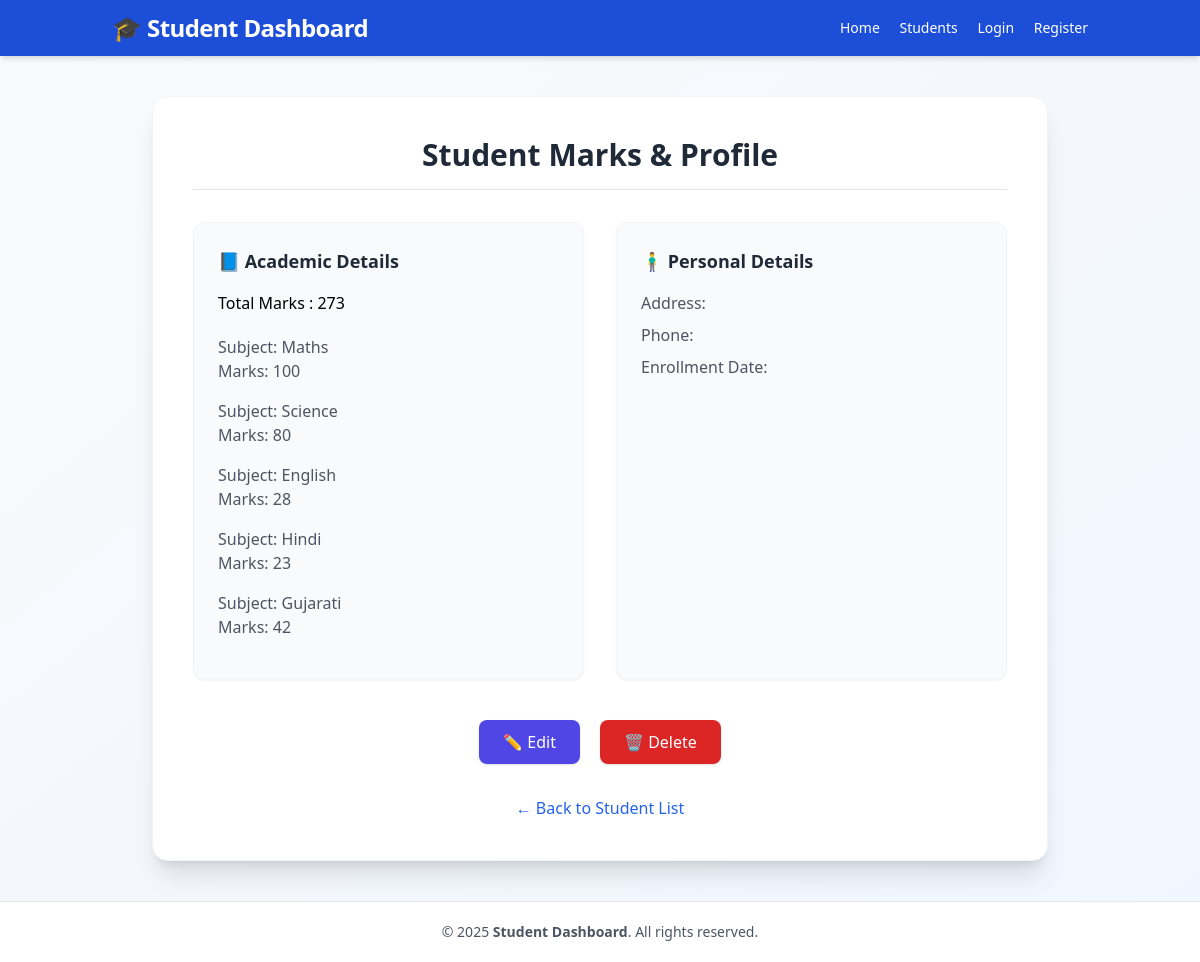
The app's page /student-details/STU-06/ with its own data.
### vege/models.py (models this page shows, shortened)
class SubjectMarks(models.Model):
    student = models.ForeignKey(Students, on_delete=models.CASCADE, related_name='studentmarks')
    subject = models.ForeignKey(Subject, on_delete=models.CASCADE,)
    marks = models.IntegerField()
    class Meta:
        unique_together = ('student', 'subject')

class Subject(models.Model):
    subject_name = models.CharField(max_length=100)

### vege/views.py (the view)
# urls.py: path('student-details/<str:student_id>/', get_student_details, name='student_details'),
def get_student_details(request, student_id):
    student_marks = SubjectMarks.objects.filter(student__student_id__student_id = student_id)
    total_marks = student_marks.aggregate(total_marks=Sum('marks'))
    return render(request, 'student-details.html', {'student_marks': student_marks , 'total_marks': total_marks})

### vege/templates/student-details.html (shortened to what this page needs)
<!DOCTYPE html>
<html lang="en">
<head>
    <script src="https://cdn.tailwindcss.com"></script>
</head>
<body class="bg-gradient-to-br from-gray-50 to-blue-50 font-sans flex flex-col min-h-screen">
    <nav class="bg-blue-700 text-white shadow-md sticky top-0 z-50">
        <div class="container mx-auto px-6 py-3 flex justify-between items-center">
            <h1 class="text-2xl font-semibold tracking-tight">🎓 Student Dashboard</h1>
            <div class="space-x-4 text-sm font-medium">
                <a href="{% url 'home' %}" class="hover:text-blue-200 transition">Home</a>
                <a href="{% url 'students' %}" class="hover:text-blue-200 transition">Students</a>
                {% if user.is_authenticated %}
                    <a href="{% url 'profile' %}" class="hover:text-blue-200 transition">Profile</a>
                    <a href="{% url 'logout' %}" class="hover:text-blue-200 transition">Logout</a>
                {% else %}
                    <a href="{% url 'login' %}" class="hover:text-blue-200 transition">Login</a>
                    <a href="{% url 'register' %}" class="hover:text-blue-200 transition">Register</a>
                {% endif %}
            </div>
        </div>
    </nav>
    <main class="flex-grow container mx-auto px-6 py-10">
        <div class="bg-white rounded-2xl shadow-xl p-10 max-w-4xl mx-auto border border-gray-100">
            <h2 class="text-3xl font-bold text-gray-800 mb-8 text-center border-b pb-4">
                Student Marks & Profile
            </h2>
            <div class="grid grid-cols-1 md:grid-cols-2 gap-8">
                <div class="bg-gray-50 rounded-xl p-6 border border-gray-100 shadow-sm">
                    <h3 class="text-lg font-semibold text-gray-800 mb-4 flex items-center gap-2">
                        📘 Academic Details
                    </h3>
                <h4 class="mb-5">Total Marks : {{ total_marks.total_marks }}</h4>
                    {% for smarks in student_marks %}
                        <div class="mb-4">
                            <p class="text-gray-600"><span class="font-medium">Subject:</span> {{ smarks.subject.subject_name }}</p>
                            <p class="text-gray-600"><span class="font-medium">Marks:</span> {{ smarks.marks }}</p>
                        </div>
                    {% endfor %}
                </div>
                <div class="bg-gray-50 rounded-xl p-6 border border-gray-100 shadow-sm">
                    <h3 class="text-lg font-semibold text-gray-800 mb-4 flex items-center gap-2">
                        🧍‍♂️ Personal Details
                    </h3>
                    <p class="text-gray-600 mb-2"><span class="font-medium">Address:</span> {{ student.student_address }}</p>
                    <p class="text-gray-600 mb-2"><span class="font-medium">Phone:</span> {{ student.student_phone }}</p>
                    <p class="text-gray-600 mb-2"><span class="font-medium">Enrollment Date:</span> {{ student.enrollment_date|date:"F j, Y" }}</p>
                </div>
            </div>
            <div class="flex justify-center space-x-5 mt-10">
                <a href="#"
                   class="px-6 py-2.5 bg-indigo-600 text-white rounded-lg shadow hover:bg-indigo-700 hover:shadow-lg transition">
                   ✏️ Edit
                </a>
                <form action="#"
                      method="POST"
                      onsubmit="return confirm('Are you sure you want to delete this student?');">
                    <button type="submit"
                            class="px-6 py-2.5 bg-red-600 text-white rounded-lg shadow hover:bg-red-700 hover:shadow-lg transition">
                        🗑️ Delete
                    </button>
                </form>
            </div>
            <div class="mt-8 text-center">
                <a href="{% url 'students' %}" class="text-blue-600 font-medium hover:underline">
                    ← Back to Student List
                </a>
            </div>
        </div>
    </main>
    <footer class="bg-white border-t border-gray-200 text-gray-600 text-sm py-5 text-center">
        © 2025 <span class="font-semibold">Student Dashboard</span>. All rights reserved.
    </footer>
</body>
</html>

### records on screen
SubjectMarks: subject.subject_name "Maths", marks "100"
SubjectMarks: subject.subject_name "Science", marks "80"
SubjectMarks: subject.subject_name "English", marks "28"
SubjectMarks: subject.subject_name "Hindi", marks "23"
SubjectMarks: subject.subject_name "Gujarati", marks "42"

### other values on screen
{{ total_marks.total_marks }} "273"
